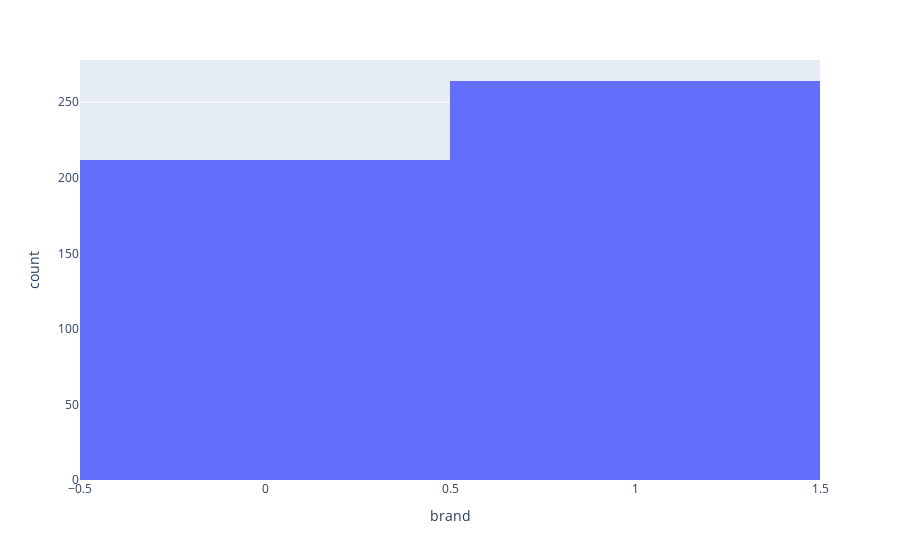

Source (notebook cell):
### Markdown cell above
국산/외제 분포 확인

### Code cell
import plotly.express as px

fig = px.histogram(df, x="brand")
fig.show()

### Figure 1 — Plotly figure (JSON) as saved in the notebook; plotly's stock layout.template omitted (floating-point values rounded to 4 significant figures; data arrays with more than 128 entries replaced by an {"elided": "..."} marker saying what was removed)
{"data": [{"alignmentgroup": "True", "bingroup": "x", "hovertemplate": "brand=%{x}<br>count=%{y}<extra></extra>", "legendgroup": "", "marker": {"color": "#636efa", "pattern": {"shape": ""}}, "name": "", "offsetgroup": "", "orientation": "v", "showlegend": false, "type": "histogram", "x": {"elided": "476 int values"}, "xaxis": "x", "yaxis": "y"}], "layout": {"barmode": "relative", "legend": {"tracegroupgap": 0}, "margin": {"t": 60}, "xaxis": {"anchor": "y", "domain": [0, 1], "title": {"text": "brand"}}, "yaxis": {"anchor": "x", "domain": [0, 1], "title": {"text": "count"}}}}
